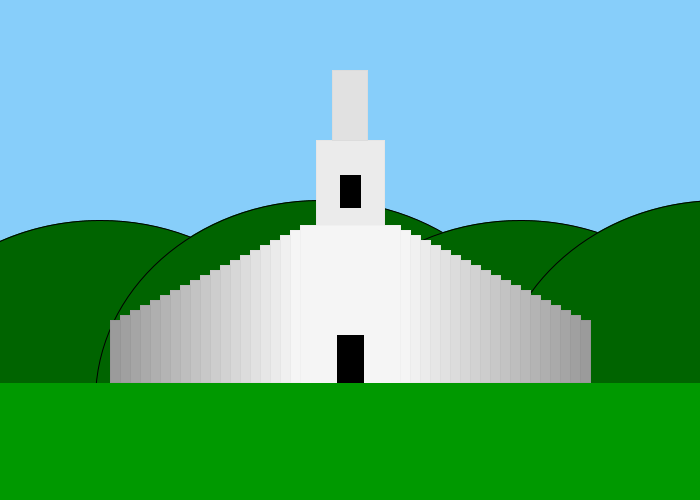
Frame 1 (no input)
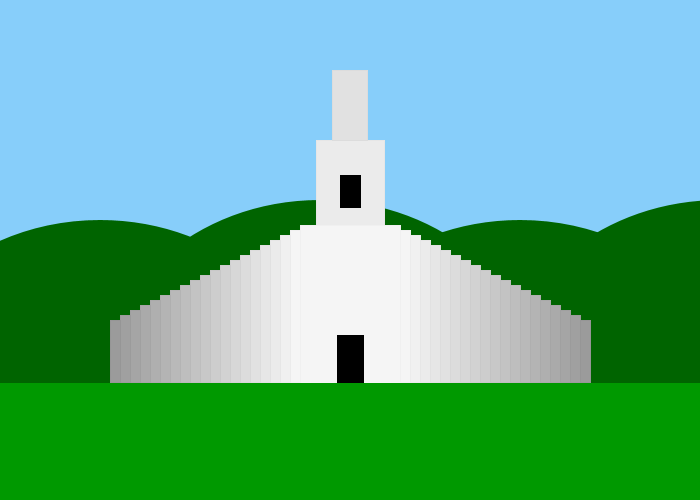
Frame 60 (the mouse pressed at the canvas centre just before this capture)
Frame 120 (the mouse held since frame 60 and released just before this capture): identical to frame 60, image omitted

The Processing sketch that drew these frames (run headless with seeded random() and noise(); from frame 60 on, the mouse is pressed at the canvas centre):

// Processing sketch: processing_123626
// ── processing_123626.pde

void setup(){
size(700, 500);
}

void draw(){
  if(mouseY<width/2){
    background(#87CEFA);
  }
  else {
    background(#1C1C1C);
  }

  if(mouseY<width/2){
    fill(#006400);
    ellipse(100,420,450,400);
    ellipse(320,400,450,400);
    ellipse(520,420,450,400);
    ellipse(720,400,450,400);
  }
  else {
    fill(#003300);
    ellipse(100,420,450,400);
    ellipse(320,400,450,400);
    ellipse(520,420,450,400);
    ellipse(720,400,450,400);
  }
  

    if(mouseY<width/2){
      fill(235);
      stroke(230);
    }
    else{
      fill(30);
      stroke(20);
    }
    rect(316,140,68,85);
    if(mouseY<width/2){
      fill(225);
      stroke(220);
    }
    else{
      fill(40);
      stroke(35);
    }
    rect(332.5,70,35,70);
    //Criação do topo da torre 1
    
    
    translate(300, 225); 
    if(mouseY<width/2){
      fill(245);
      stroke(240);
    }
    else{
      fill(20);
      stroke(15);
    }
    rect(0,0,100,160);
    //Criação da base da torre 1
    
    if(mouseY<width/2){
      fill(0);
    }
    else{
      fill(#FFFF00);
    }
    stroke(#000000);
    rect(37,110,26,50);
    
    if(mouseY<width/2){
      fill(0);
    }
    else{
      fill(#FFFF00);
    }
    stroke(#000000);
    rect(40,-50,20,32);
    
    pushMatrix();
    for (int i=0; i<19; i++) {
      translate(-10,5); 
      if(mouseY<width/2){
        fill(245-i*5);
        stroke(240-i*5);
      }
      else{
        fill(20+i*5);
        stroke(25+i*5);
      }
      rect(0,0,10,152-(i*5));
      //Criação das paredes em escada da esquerda
    }
    popMatrix();
    
    pushMatrix();
    for (int i=0; i<19; i++) {
      if(i==0){
        translate(100,5);
      }
      else {
        translate(10,5); 
      }
      if(mouseY<width/2){
        fill(245-i*5);
        stroke(240-i*5);
      }
      else{
        fill(20+i*5);
        stroke(25+i*5);
      }
      rect(0,0,10,152-(i*5));
      //Criação das paredes em escada da esquerda
    }
    popMatrix();
        
    if(mouseY<width/2){
      fill(#009900);
    }
    else{
      fill(#006400);
    }
    noStroke();
    rect(-300,158,800,800);
    
    
}
